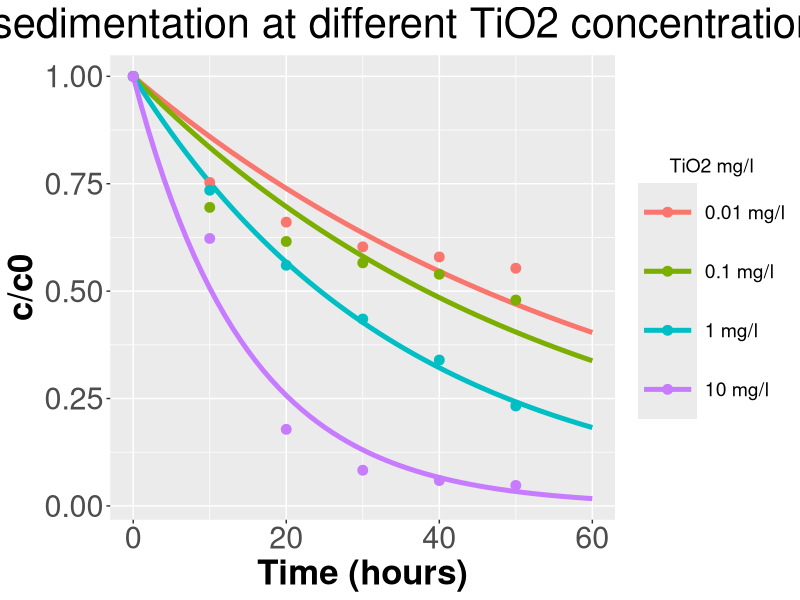
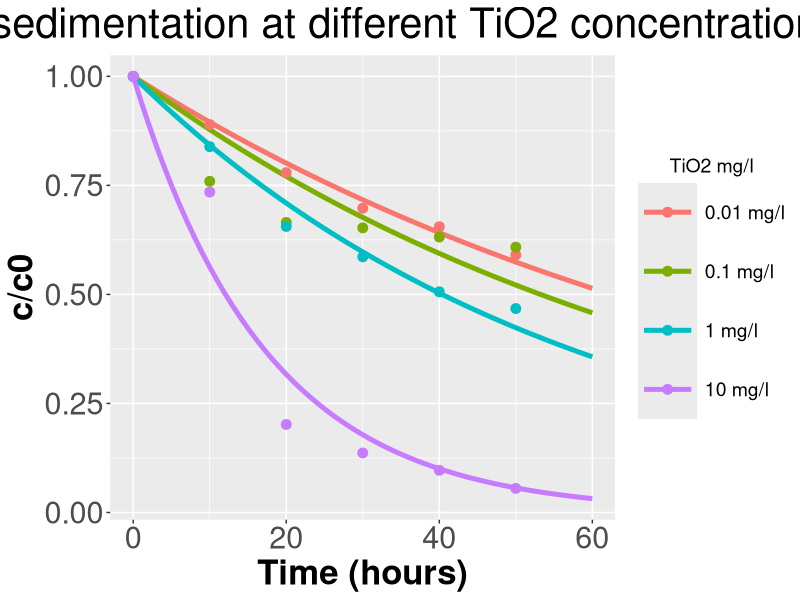
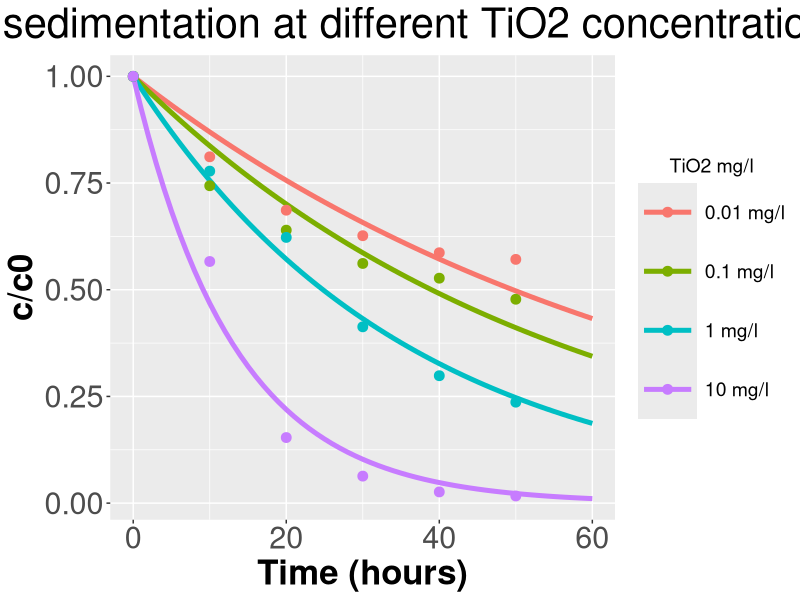
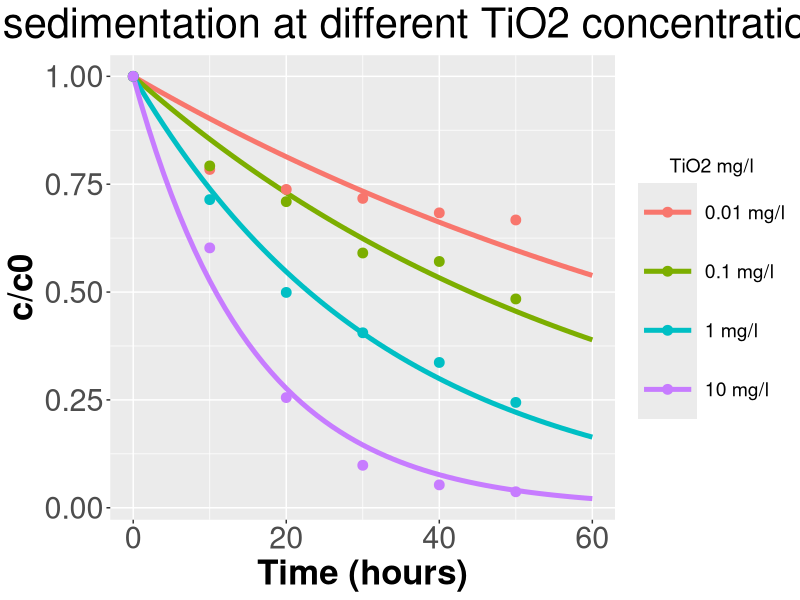
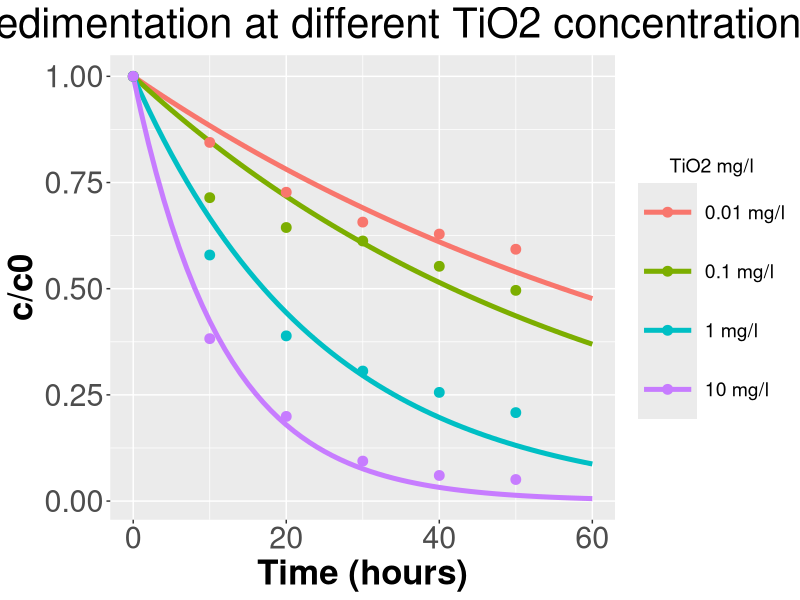
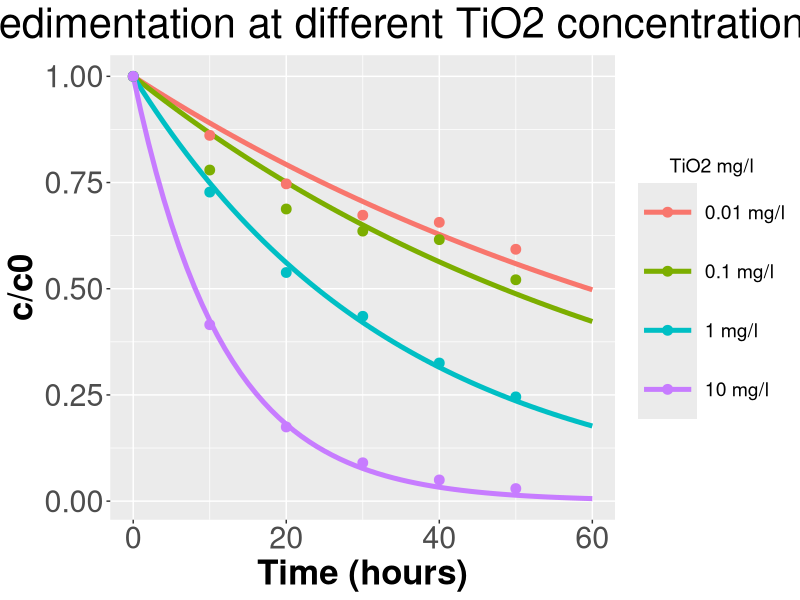

Source code (R) for these figures, in order:
setwd("C:/Users/vassi/Documents/GitHub/TiO2_aggregation_and_uptake/TiO2_sedimentation/Brunelli data")


# A simple ODE to describe the sedimentation effect on the TiO2 concentration
sed_function <- function(time, inits, params){
  with(as.list(c(inits, params)),{
    
    dC_water <- - k_sed*C_water
    
    list(dC_water)
  })
}

# The metric used for the optimization
mse_custom <- function(observed, predicted){
  mean((observed - predicted)^2)
}


# The objective function to minimize
obj_function <- function(x, exp_data, initial_water_concentrations){
  k_sed <- x
  mse_scores <- c()
  for (i in 1:4) {
    sol_times <- seq(0,60)
    params <- c("k_sed"=k_sed[i])
    inits <- c("C_water" = initial_water_concentrations[i])
    solution <- data.frame(deSolve::ode(times = sol_times,  func = sed_function, y = inits,
                                        parms = params,
                                        method="lsodes",
                                        rtol = 1e-3, atol = 1e-3))
    results <- data.frame(solution$time, solution$C_water/inits)  # divide with C0 to calculate the fraction C/C0  
    colnames(results) <- c("Time", "Remaining_Concentration_fraction")
    keep_predictions <- results[results$Time %in% exp_data$Time,]
    mse_scores[i] <- mse_custom(exp_data[,i+1], keep_predictions$Remaining_Concentration_fraction)
  }
  minimize <- mean(mse_scores)
  return(minimize)
}

# A function that handles the optimization 
optimization_func <- function(exp_data){
  # Inputs
  initial_water_concentrations <- c(0.01, 0.1, 1, 10) # given in mg TiO2/L
  x0 <- runif(4, 0, 1e-03)
  N_iter <- 500
  opts <- list( "algorithm" = "NLOPT_LN_SBPLX", #"NLOPT_LN_NEWUOA",  #"NLOPT_LN_SBPLX" ,
                "xtol_rel" = 1e-06,
                "ftol_rel" = 0.0,
                "ftol_abs" = 0.0,
                "xtol_abs" = 0.0 ,
                "maxeval" = N_iter,
                "print_level" = 1)
  
  optimization <- nloptr::nloptr(x0 = x0,
                                 eval_f = obj_function,
                                 lb	= rep(0,4),
                                 opts = opts, 
                                 exp_data = exp_data,
                                 initial_water_concentrations = initial_water_concentrations)
  
  return(optimization)
}

# A function to plot the model predictions with the experimental data of a
# specific type water
plot_func <- function(optimization, exp_data, plot_title){
  initial_water_concentrations <- c(0.01, 0.1, 1, 10) # given in mg TiO2/L
  sol_times <- seq(0,60)
  k_sed <-  optimization$solution
  mse_scores <- c()
  keep_predictions <- data.frame(matrix(data=NA, nrow = length(sol_times), ncol = dim(exp_data)[2]))
  keep_predictions[,1] <- sol_times
  colnames(keep_predictions) <- c("Time", "C1", "C2", "C3", "C4")
  for (i in 1:4) {
    params <- c("k_sed" = k_sed[i])
    inits <- c("C_water" = initial_water_concentrations[i])
    solution <- data.frame(deSolve::ode(times = sol_times,  func = sed_function, y = inits,
                                        parms = params,
                                        method="lsodes",
                                        rtol = 1e-3, atol = 1e-3))
    results <- data.frame(solution$time, solution$C_water/inits)  
    colnames(results) <- c("Time", "Remaining_Concentration_fraction")
    keep_predictions[,i+1] <- results[,2]
  }
  
  library(ggplot2)
  cls <- c("0.01 mg/l"="#F8766D", "0.1 mg/l"="#7CAE00", "1 mg/l"="#00BFC4", "10 mg/l"="#C77CFF")
  
  colnames(keep_predictions) <- c("Time", "C1", "C2", "C3", "C4")
  colnames(exp_data) <- c("Time", "C1", "C2", "C3", "C4")
  
  plot <- ggplot()+
    geom_line(data = keep_predictions, aes(x=Time, y=C1, color="0.01 mg/l"), size=1.7)+
    geom_line(data = keep_predictions, aes(x=Time, y=C2, color="0.1 mg/l"), size=1.7)+
    geom_line(data = keep_predictions, aes(x=Time, y=C3, color="1 mg/l"), size=1.7)+
    geom_line(data = keep_predictions, aes(x=Time, y=C4, color="10 mg/l"), size=1.7)+
    
    geom_point(data = exp_data, aes(x=Time, y=C1, color="0.01 mg/l"), size=3)+
    geom_point(data = exp_data, aes(x=Time, y=C2, color="0.1 mg/l"), size=3)+
    geom_point(data = exp_data, aes(x=Time, y=C3, color="1 mg/l"), size=3)+
    geom_point(data = exp_data, aes(x=Time, y=C4, color="10 mg/l"), size=3)+
    
    labs(title = plot_title,
         y = "c/c0", x = "Time (hours)")+
    theme(plot.title = element_text(hjust = 0.5,size=30), 
          axis.title.y =element_text(hjust = 0.5,size=25,face="bold"),
          axis.text.y=element_text(size=22),
          axis.title.x =element_text(hjust = 0.5,size=25,face="bold"),
          axis.text.x=element_text(size=22),
          legend.title=element_text(hjust = 0.5,size=25), 
          legend.text=element_text(size=22)) + 
    
    scale_color_manual("TiO2 mg/l", values=cls)+
    theme(legend.key.size = unit(1.5, 'cm'),  
          legend.title = element_text(size=14),
          legend.text = element_text(size=14),
          axis.text = element_text(size = 14))
  
  return(plot)
}

#====================================================
# Load data and process the data for each type water
#====================================================

c1_data <- read.csv("C1_data.csv") # 0.01 mg/l 
c1_data[,2:7] <- exp(c1_data[,2:7])
c2_data <- read.csv("C2_data.csv") # 0.1 mg/l
c2_data[,2:7] <- exp(c2_data[,2:7])
c3_data <- read.csv("C3_data.csv") # 1 mg/l
c3_data[,2:7] <- exp(c3_data[,2:7])
c4_data <- read.csv("C4_data.csv") # 10 mg/l
c4_data[,2:7] <- exp(c4_data[,2:7])

water_types <- colnames(c1_data)[-1]

### ASW1 data for all concentrations and optimization ###
asw1_data <- data.frame(cbind(c1_data$Time, c1_data$ASW1, 
                              c2_data$ASW1, c3_data$ASW1, c4_data$ASW1))
colnames(asw1_data) <- c("Time", "C1", "C2", "C3", "C4")

asw1_optimization <- optimization_func(asw1_data)
asw1_plot <- plot_func(asw1_optimization, asw1_data, 
                      "ASW1 sedimentation at different TiO2 concentrations")
asw1_ksed <-  asw1_optimization$solution

### ASW2 data for all concentrations ###
asw2_data <- data.frame(cbind(c1_data$Time, c1_data$ASW2, 
                              c2_data$ASW2, c3_data$ASW2, c4_data$ASW2))
colnames(asw2_data) <- c("Time", "C1", "C2", "C3", "C4")

asw2_optimization <- optimization_func(asw2_data)
asw2_plot <- plot_func(asw2_optimization, asw2_data, 
                       "ASW2 sedimentation at different TiO2 concentrations")
asw2_ksed <-  asw2_optimization$solution

# AEW data for all concentrations
aew_data <- data.frame(cbind(c1_data$Time, c1_data$AEW, 
                              c2_data$AEW, c3_data$AEW, c4_data$AEW))
colnames(aew_data) <- c("Time", "C1", "C2", "C3", "C4")

aew_optimization <- optimization_func(aew_data)
aew_plot <- plot_func(aew_optimization, aew_data, 
                       "AEW sedimentation at different TiO2 concentrations")
aew_ksed <-  aew_optimization$solution

### AFW data for all concentrations ###
afw_data <- data.frame(cbind(c1_data$Time, c1_data$AFW, 
                             c2_data$AFW, c3_data$AFW, c4_data$AFW))
colnames(afw_data) <- c("Time", "C1", "C2", "C3", "C4")

afw_optimization <- optimization_func(afw_data)
afw_plot <- plot_func(afw_optimization, afw_data, 
                      "AFW sedimentation at different TiO2 concentrations")
afw_ksed <-  afw_optimization$solution

# LW data for all concentrations
lw_data <- data.frame(cbind(c1_data$Time, c1_data$LW, 
                             c2_data$LW, c3_data$LW, c4_data$LW))
colnames(lw_data) <- c("Time", "C1", "C2", "C3", "C4")

lw_optimization <- optimization_func(lw_data)
lw_plot <- plot_func(lw_optimization, lw_data, 
                      "LW sedimentation at different TiO2 concentrations")
lw_ksed <-  lw_optimization$solution

# SW data for all concentrations
sw_data <- data.frame(cbind(c1_data$Time, c1_data$SW, 
                             c2_data$SW, c3_data$SW, c4_data$SW))
colnames(sw_data) <- c("Time", "C1", "C2", "C3", "C4")

sw_optimization <- optimization_func(sw_data)
sw_plot <- plot_func(sw_optimization, sw_data, 
                     "SW sedimentation at different TiO2 concentrations")
sw_ksed <-  sw_optimization$solution
